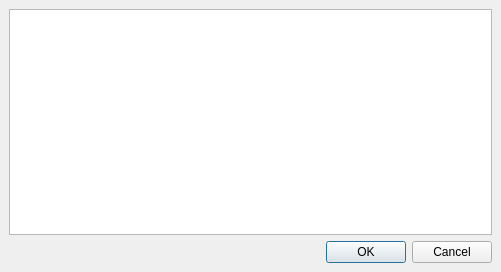
<ui version="4.0" >
 <class>SelectFromListDlg</class>
 <widget class="QDialog" name="SelectFromListDlg" >
  <property name="geometry" >
   <rect>
    <x>0</x>
    <y>0</y>
    <width>501</width>
    <height>272</height>
   </rect>
  </property>
  <property name="windowTitle" >
   <string>Select from the list</string>
  </property>
  <layout class="QVBoxLayout" >
   <property name="margin" >
    <number>9</number>
   </property>
   <property name="spacing" >
    <number>6</number>
   </property>
   <item>
    <widget class="QListView" name="listView" >
     <property name="editTriggers" >
      <set>QAbstractItemView::NoEditTriggers</set>
     </property>
     <property name="alternatingRowColors" >
      <bool>true</bool>
     </property>
     <property name="wordWrap" >
      <bool>true</bool>
     </property>
    </widget>
   </item>
   <item>
    <widget class="QDialogButtonBox" name="buttonBox" >
     <property name="orientation" >
      <enum>Qt::Horizontal</enum>
     </property>
     <property name="standardButtons" >
      <set>QDialogButtonBox::Cancel|QDialogButtonBox::NoButton|QDialogButtonBox::Ok</set>
     </property>
    </widget>
   </item>
  </layout>
 </widget>
 <tabstops>
  <tabstop>listView</tabstop>
  <tabstop>buttonBox</tabstop>
 </tabstops>
 <resources/>
 <connections>
  <connection>
   <sender>buttonBox</sender>
   <signal>accepted()</signal>
   <receiver>SelectFromListDlg</receiver>
   <slot>accept()</slot>
   <hints>
    <hint type="sourcelabel" >
     <x>227</x>
     <y>262</y>
    </hint>
    <hint type="destinationlabel" >
     <x>153</x>
     <y>246</y>
    </hint>
   </hints>
  </connection>
  <connection>
   <sender>buttonBox</sender>
   <signal>rejected()</signal>
   <receiver>SelectFromListDlg</receiver>
   <slot>reject()</slot>
   <hints>
    <hint type="sourcelabel" >
     <x>295</x>
     <y>262</y>
    </hint>
    <hint type="destinationlabel" >
     <x>282</x>
     <y>246</y>
    </hint>
   </hints>
  </connection>
 </connections>
</ui>
